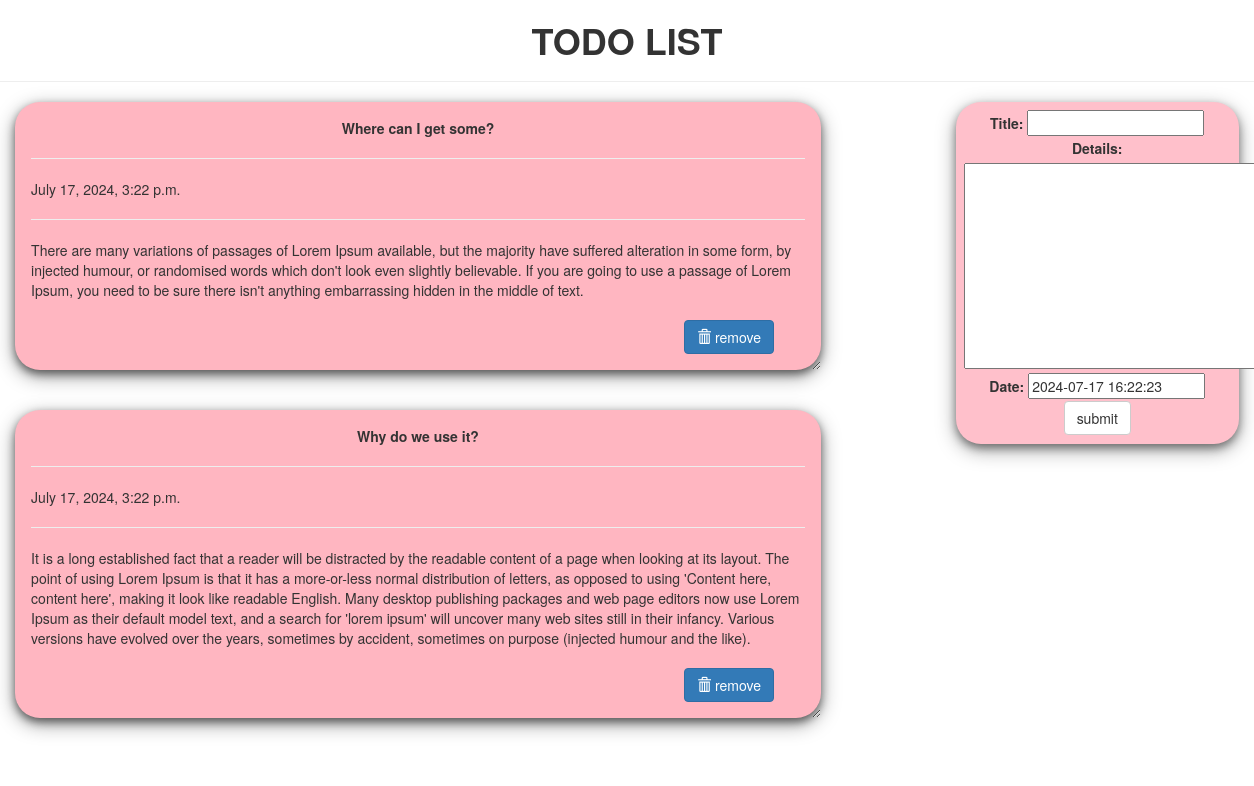
The page / on the database its author committed.
### todo/models.py (models this page shows, shortened)
class Todo(models.Model):
    title = models.CharField(max_length=100)
    details = models.TextField()
    date = models.DateTimeField(default=timezone.now)

### todo/views.py (the view)
# urls.py: path('', views.index, name='todo'),
def index(request):
    item_list = Todo.objects.order_by("-date")
    if request.method == "POST":
        form = TodoForm(request.POST)
        if form.is_valid():
            form.save()
            return redirect('todo')
    form = TodoForm()
    page = {
        'forms': form,
        'list': item_list,
        'title': 'TODO LIST',
    }
    return render(request, 'home.html', page)

### todo/forms.py
class TodoForm(forms.ModelForm):
    class Meta:
        model = Todo
        fields = "__all__"

### templates/home.html (shortened to what this page needs)
<!DOCTYPE html>
<html lang="en" dir="ltr">
<head>
<link rel="stylesheet" href="https://maxcdn.bootstrapcdn.com/bootstrap/3.3.7/css/bootstrap.min.css">
</head>
<body class="container-fluid">
<center class="row">
	<h1><b>TODO LIST</b></h1>
	<hr />
</center>
<div class="row">
	<div class="col-md-8">
	{% for i in list %}
	<div class="card">
		<center><b>{{i.title}}</b></center>
		<hr/>
		{{i.date}}
		<hr/>
		{{i.details}}
		<br />
		<br />
		<form action="/del/{{i.id}}" method="POST" style=" padding-right: 4%; padding-bottom: 3%;">
		<button value="remove" type="submit" class="btn btn-primary" style="float: right;"><span class="glyphicon glyphicon-trash"></span>  remove</button>
		</form>
	</div>
	{% endfor%}
	</div>
	<div class="col-md-1"> </div>
	<div class="col-md-3" >
	<div class="submit_form">
	<form method="POST">
		{{forms}}
		<center>
		<input type="submit" class="btn btn-default" value="submit" />
	</center>
	</form>
	</div>
</div>
</div>
</body>
</html>

### templates/home.html (style rules this page uses)
.card { box-shadow: 0 4px 8px 0 rgba(0,0,0,0.5), 0 6px 20px 0 rgba(0,0,0,0.39); background: lightpink; margin-bottom : 5%; border-radius: 25px; padding : 2%; overflow: auto; resize: both; text-overflow: ellipsis; }
.submit_form { text-align: center; padding: 3%; background: pink; border-radius: 25px; box-shadow: 0 4px 8px 0 rgba(0,0,0,0.4), 0 6px 20px 0 rgba(0,0,0,0.36); }

### rows shown on the page
Todo: title "Where can I get some?", date "July 17, 2024, 3:22 p.m.", details "There are many variations of passages of Lorem Ipsum available, but the majority have suffered alteration in some form, by injected humour, or randomised words which don't look even slightly believable. If you are going to use a passage of Lorem Ipsum, you need to be sure there isn't anything embarrassing hidden in the middle of text."
Todo: title "Why do we use it?", date "July 17, 2024, 3:22 p.m.", details "It is a long established fact that a reader will be distracted by the readable content of a page when looking at its layout. The point of using Lorem Ipsum is that it has a more-or-less normal distribution of letters, as opposed to using 'Content here, content here', making it look like readable English. Many desktop publishing packages and web page editors now use Lorem Ipsum as their default model text, and a search for 'lorem ipsum' will uncover many web sites still in their infancy. Various versions have evolved over the years, sometimes by accident, sometimes on purpose (injected humour and the like)."
